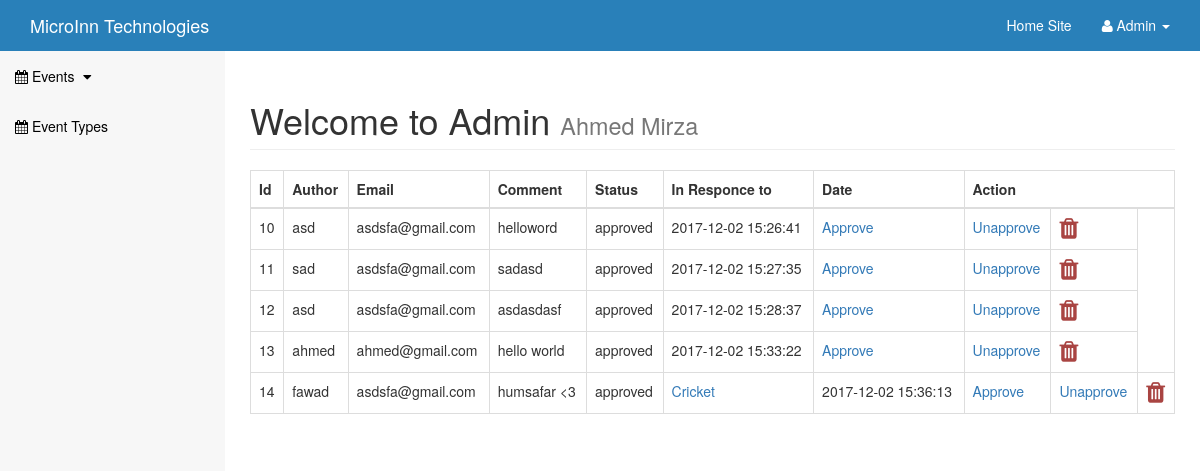
Page /admin/comments.php on the committed database.
### tables this page shows
CREATE TABLE `comments` (
  `comment_id` int(11) NOT NULL,
  `comment_author` varchar(255) NOT NULL,
  `comment_post_id` int(11) DEFAULT NULL,
  `comment_email` varchar(255) DEFAULT NULL,
  `comment_content` text,
  `comment_date` datetime DEFAULT NULL,
  `comment_status` varchar(255) DEFAULT NULL
);

CREATE TABLE `posts` (
  `post_id` int(3) NOT NULL,
  `post_cat_id` int(11) NOT NULL,
  `post_title` varchar(255) NOT NULL,
  `post_author` varchar(255) NOT NULL,
  `post_user` varchar(255) NOT NULL,
  `post_date` date NOT NULL,
  `post_image1` text NOT NULL,
  `post_image2` text NOT NULL,
  `post_image3` text NOT NULL,
  `post_image4` text NOT NULL,
  `post_image5` text NOT NULL,
  `post_content` text NOT NULL,
  `post_tags` varchar(255) NOT NULL,
  `post_cmnts` int(11) NOT NULL,
  `post_status` varchar(255) NOT NULL DEFAULT 'draft',
  `is_active` tinyint(1) NOT NULL
);

### admin/crud.php (called while the page is built, shortened)
<?php
class Database{
    private $link = '';
    private $results = array();
    public function connect()   {
        $myHost = 'localhost';
        $myLogin = 'root';
        $myPassword = '';
        $myDatabase = 'microinn';
        $this->link = mysqli_connect($myHost, $myLogin, $myPassword, $myDatabase) or die ('I cannot connect to the database because');
    }
    public function select($cols, $tableName, $whereClause){
        $condition = '';
        if($whereClause<>""){
            $condition = " WHERE ".$whereClause;
        }
        $sqlQuery = "SELECT ".$cols." FROM ".$tableName." ".$condition;
        $sqlResults = $this->link->query($sqlQuery);
        $numRows = mysqli_num_rows($sqlResults);
        if($numRows>0){
            while($rec = mysqli_fetch_array($sqlResults)){
                $this->results[] = $rec;
            }
        }
        return $this->results;
    }
}
?>

### admin/include/view_all_comments.php (the view, shortened to what this page needs)
<div class="table-responsive">
    <table class="table table-hover table-bordered">
        <thead>
            <tr>
                <th>Id</th>
                <th>Author</th>
                <th>Email</th>
                <th>Comment</th>
                <th>Status</th>
                <th>In Responce to</th>
                <th>Date</th>
                <th colspan = "3" >Action</th>
            </tr>
        </thead>
        <tbody>
            <?php
                $obj = new Database;
                $obj->connect();
                $row =  $obj->select("*","comments","");
                foreach($row as $rec){
                    $comment_post_id = $rec["comment_post_id"];
                    echo "<tr>";
                    echo "<td>{$rec["comment_id"]}</td>";
                    echo "<td>{$rec["comment_author"]}</td>";
                    echo "<td>{$rec["comment_email"]}</td>";
                    echo "<td>{$rec["comment_content"]}</td>";
                    echo "<td>{$rec["comment_status"]}</td>";
                    $obj = new Database;
                    $obj->connect();
                    $row = $obj->select("*","posts","post_id = $comment_post_id");
                    foreach($row as $res){
                        echo "<td><a href='../post.php?post_id={$res["post_id"]}'>{$res["post_title"]}</a></td>";
                    }
                    echo "<td>{$rec["comment_date"]}</td>";
                    echo "<td><a href='comments.php?approve={$rec["comment_id"]}'>Approve</a></td>";
                    echo "<td><a href='comments.php?unapprove={$rec["comment_id"]}'>Unapprove</a></td>";
                    echo "<td><a href='comments.php?delete={$rec["comment_id"]}'><i class='fa fa-trash text-danger' style='font-size:24px'></i></a></td>";
                    echo "</tr>";
                }
            ?>
        </tbody>
    </table>
</div>

### admin/include/admin_header.php (shortened to what this page needs)
<!DOCTYPE html>
<html lang="en">
<head>
    <link href="css/bootstrap.min.css" rel="stylesheet">
    <link href="css/sb-admin.css" rel="stylesheet">
    <link href="css/set1.css" rel="stylesheet">
    <link rel="stylesheet" href="css/dropzone.css">
    <link href="font-awesome/css/font-awesome.min.css" rel="stylesheet" type="text/css">
</head>

### admin/comments.php
<?php include "include/admin_header.php"; ?>
<?php include "crud.php"; ?>
<body>
    <div id="wrapper">
        <?php include "include/admin_navBar.php" ?>
        <div id="page-wrapper">
            <div class="container-fluid">
                <div class="row">
                    <div class="col-lg-12">
                        <h1 class="page-header">
                            Welcome to Admin
                            <small >Ahmed Mirza</small>
                        </h1>
                        <?php
                            if(isset($_GET['source'])){
                                $source = $_GET['source'];
                            } else $source = '';
                            switch ($source) {
                                default:
                                    include "include/view_all_comments.php";
                                    break;
                            }
                        ?>
                    </div>
                </div>
            </div>
        </div>
    </div>
</body>
</html>

### admin/include/admin_navBar.php (shortened to what this page needs)
<nav class="navbar navbar-fixed-top top-nav" role="navigation">
            <div class="navbar-header">
                <a class="navbar-brand" href="index.php">MicroInn Technologies</a>
            </div>
            <ul class="nav navbar-right top-nav">
                <li><a href="../index.php">Home Site</a></li>
                <li class="dropdown">
                    <a href="#" class="dropdown-toggle" data-toggle="dropdown"><i class="fa fa-user"></i> Admin <b class="caret"></b></a>
                </li>
            </ul>
            <div class="collapse navbar-collapse navbar-ex1-collapse">
                <ul class="nav navbar-nav side-nav">
                    <li>
                        <a href="javascript:;" data-toggle="collapse" data-target="#events_dropdown">
                            <i class="fa fa-calendar"></i> Events
                            <i class="fa fa-fw fa-caret-down"></i>
                        </a>
                    </li>
                    <li>
                        <a href="./categories.php"><i class="fa fa-calendar"></i> Event Types</a>
                    </li>
                </ul>
            </div>
        </nav>

### admin/css/sb-admin.css (style rules this page uses)
body { margin-top: 100px; background-color: white; }
@media (min-width:768px) { body { margin-top: 50px; } }
#wrapper { padding-left: 0; }
#page-wrapper { width: 100%; padding: 0; background-color: #fff; }
@media (min-width:768px) { #wrapper { padding-left: 225px; } }
@media (min-width:768px) { #page-wrapper { padding: 10px; } }
.top-nav { padding: 0 15px; background-color: #2980b9; }
.top-nav>li { display: inline-block; float: left; }
.top-nav a { color: white; }
.top-nav>li>a { padding-top: 15px; padding-bottom: 15px; line-height: 20px; color: white; }
@media (min-width:768px) { .side-nav { position: fixed; top: 51px; left: 225px; width: 225px; margin-left: -225px; border: none; border-radius: 0; overflow-y: auto; height: 100%; color: black; background-color: rgb(247, 247, 247); } }
@media (min-width:768px) { .side-nav>li>a { width: 225px; color: black; } }

### rows in the picture
comments: comment_id "10", comment_author "asd", comment_email "asdsfa@gmail.com", comment_content "helloword", comment_status "approved", comment_date "2017-12-02 15:26:41"
comments: comment_id "11", comment_author "sad", comment_email "asdsfa@gmail.com", comment_content "sadasd", comment_status "approved", comment_date "2017-12-02 15:27:35"
comments: comment_id "12", comment_author "asd", comment_email "asdsfa@gmail.com", comment_content "asdasdasf", comment_status "approved", comment_date "2017-12-02 15:28:37"
comments: comment_id "13", comment_author "ahmed", comment_email "ahmed@gmail.com", comment_content "hello world", comment_status "approved", comment_date "2017-12-02 15:33:22"
comments: comment_id "14", comment_author "fawad", comment_email "asdsfa@gmail.com", comment_content "humsafar <3", comment_status "approved", comment_date "2017-12-02 15:36:13"
posts: post_title "Cricket"
